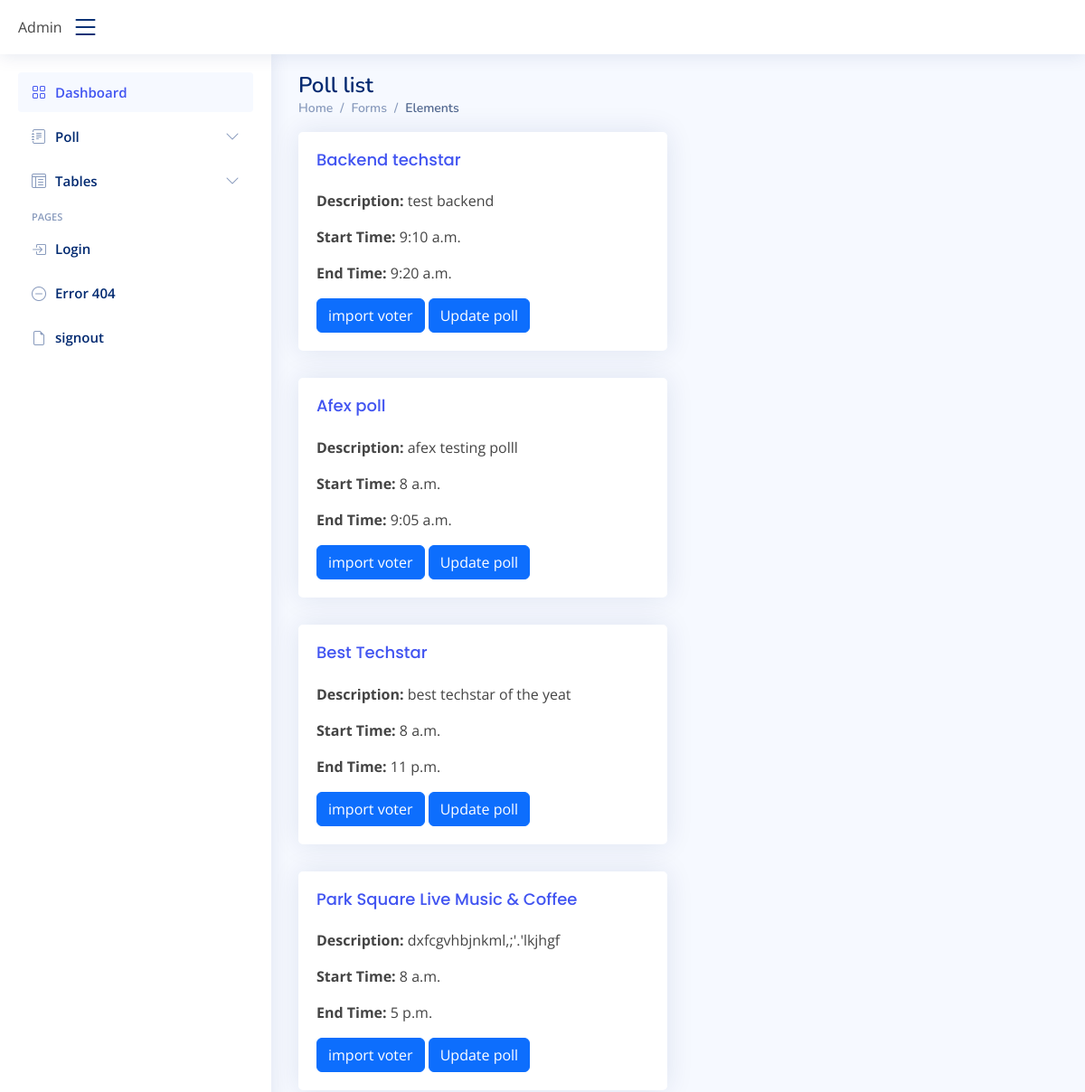
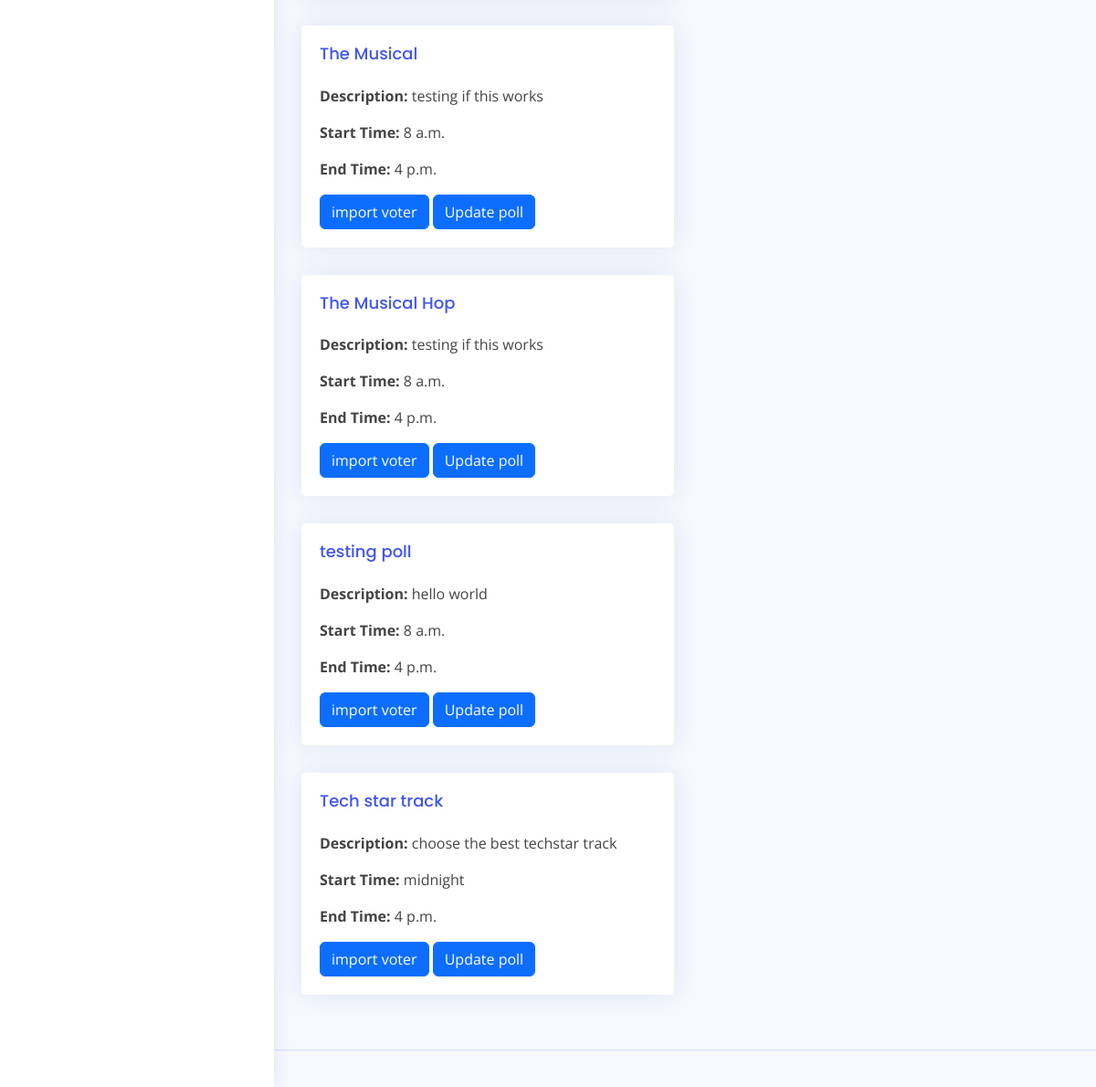
Screenshot of /voting/polls/ (signed in) with the database file from the repository (2 pictures, top to bottom).
### voting/models.py (models this page shows, shortened)
class Poll(models.Model):
    class PollObjects(models.Manager):
        def get_queryset(self) -> QuerySet:
            return super().get_queryset().filter(
                Q(start_time__lte=now) & Q(
                    end_time__gte=now) & Q(is_deleted=False)
            )
    name = models.CharField(max_length=255, unique=True)
    description = models.TextField(null=True)
    start_time = models.TimeField(
        default=datetime.time(8, 0))  # poll starts at 8:00am
    end_time = models.TimeField(
        default=datetime.time(16, 0))  # poll ends at 4:00pm
    is_deleted = models.BooleanField(default=False)
    deleted_at = models.DateTimeField(auto_now=True)
    date_created = models.DateTimeField(auto_now_add=True)
    last_updated = models.DateTimeField(auto_now=True)
    objects = models.Manager()  # default manager
    pollobjects = PollObjects()  # custom
    class Meta:
        ordering = ["-start_time", "name"]

### voting/views.py (the view)
# urls.py: path('polls/', views.PollListView.as_view(), name="poll-list"),
class PollListView(LoginRequiredMixin, ListView):
    model = Poll
    template_name = "voting/poll_list.html"

### voting/templates/voting/poll_list.html
{% extends 'base_generic.html' %}
{% block main %}
  <main id="main" class="main">
  <div class="pagetitle">
    <h1>Poll list</h1>
    <nav>
      <ol class="breadcrumb">
        <li class="breadcrumb-item"><a href="index.html">Home</a></li>
        <li class="breadcrumb-item">Forms</li>
        <li class="breadcrumb-item active">Elements</li>
      </ol>
    </nav>
    {%for poll in poll_list%}
  <section class="section">
    <div class="row">
      <div class="col-lg-6">
        <div class="card">
          <div class="card-body">
            <h5 class="card-title"><a href="{% url 'voting:poll-detail' poll.id %}">{{ poll.name }}</a></h5>
            <p class="card-text"><strong>Description:</strong> {{ poll.description }}</p>
            <p class="card-text"><strong>Start Time:</strong> {{ poll.start_time }}</p>
            <p class="card-text"><strong>End Time:</strong> {{ poll.end_time }}</p>
            <a href="{% url 'voting:import-voters' pk=poll.id %}" class="btn btn-primary">import voter</a>
            <a href="{% url 'voting:poll-update' pk=poll.id %}" class="btn btn-primary">Update poll</a>
          </div>
        </div>
      </div>
    </div>
  </section>
  {%endfor%}
</main>
{% endblock %}

### voting/static/assets/css/style.css (style rules this page uses)
:root { scroll-behavior: smooth; }
body { font-family: "Open Sans", sans-serif; background: #f6f9ff; color: #444444; }
a { color: #4154f1; text-decoration: none; }
h1, h2, h3, h4, h5, h6 { font-family: "Nunito", sans-serif; }
#main { margin-top: 60px; padding: 20px 30px; transition: all 0.3s; }
.pagetitle { margin-bottom: 10px; }
.pagetitle h1 { font-size: 24px; margin-bottom: 0; font-weight: 600; color: #012970; }
.card { margin-bottom: 30px; border: none; border-radius: 5px; box-shadow: 0px 0 30px rgba(1, 41, 112, 0.1); }
.card-title { padding: 20px 0 15px 0; font-size: 18px; font-weight: 500; color: #012970; font-family: "Poppins", sans-serif; }
.card-body { padding: 0 20px 20px 20px; }
.breadcrumb { font-size: 14px; font-family: "Nunito", sans-serif; color: #899bbd; font-weight: 600; }
.breadcrumb a { color: #899bbd; transition: 0.3s; }
.breadcrumb .breadcrumb-item::before { color: #899bbd; }
.breadcrumb .active { color: #51678f; font-weight: 600; }
@media (min-width: 1200px) { #main, #footer { margin-left: 300px; } }

### rows the page displays
Poll: name "Backend techstar", description "test backend", start_time "9:10 a.m.", end_time "9:20 a.m."
Poll: name "Afex poll", description "afex testing polll", start_time "8 a.m.", end_time "9:05 a.m."
Poll: name "Best Techstar", description "best techstar of the yeat", start_time "8 a.m.", end_time "11 p.m."
Poll: name "Park Square Live Music & Coffee", description "dxfcgvhbjnkml,;'.'lkjhgf", start_time "8 a.m.", end_time "5 p.m."
Poll: name "The Musical", description "testing if this works", start_time "8 a.m.", end_time "4 p.m."
Poll: name "The Musical Hop", description "testing if this works", start_time "8 a.m.", end_time "4 p.m."
Poll: name "testing poll", description "hello world", start_time "8 a.m.", end_time "4 p.m."
Poll: name "Tech star track", description "choose the best techstar track", start_time "midnight", end_time "4 p.m."
